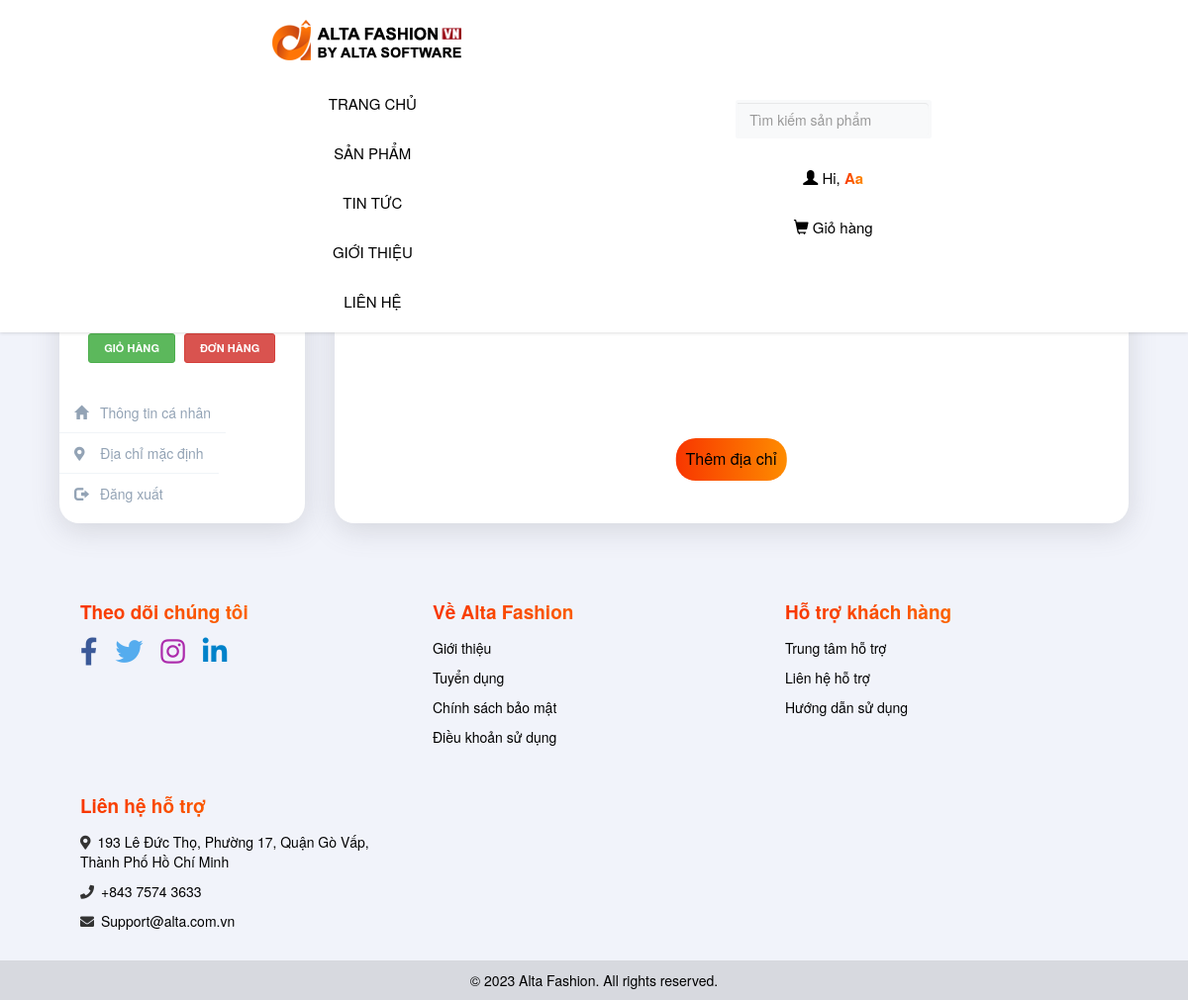
The app's page /index.php?thamso=profile&dieu_huong=dia_chi (signed in), older data.
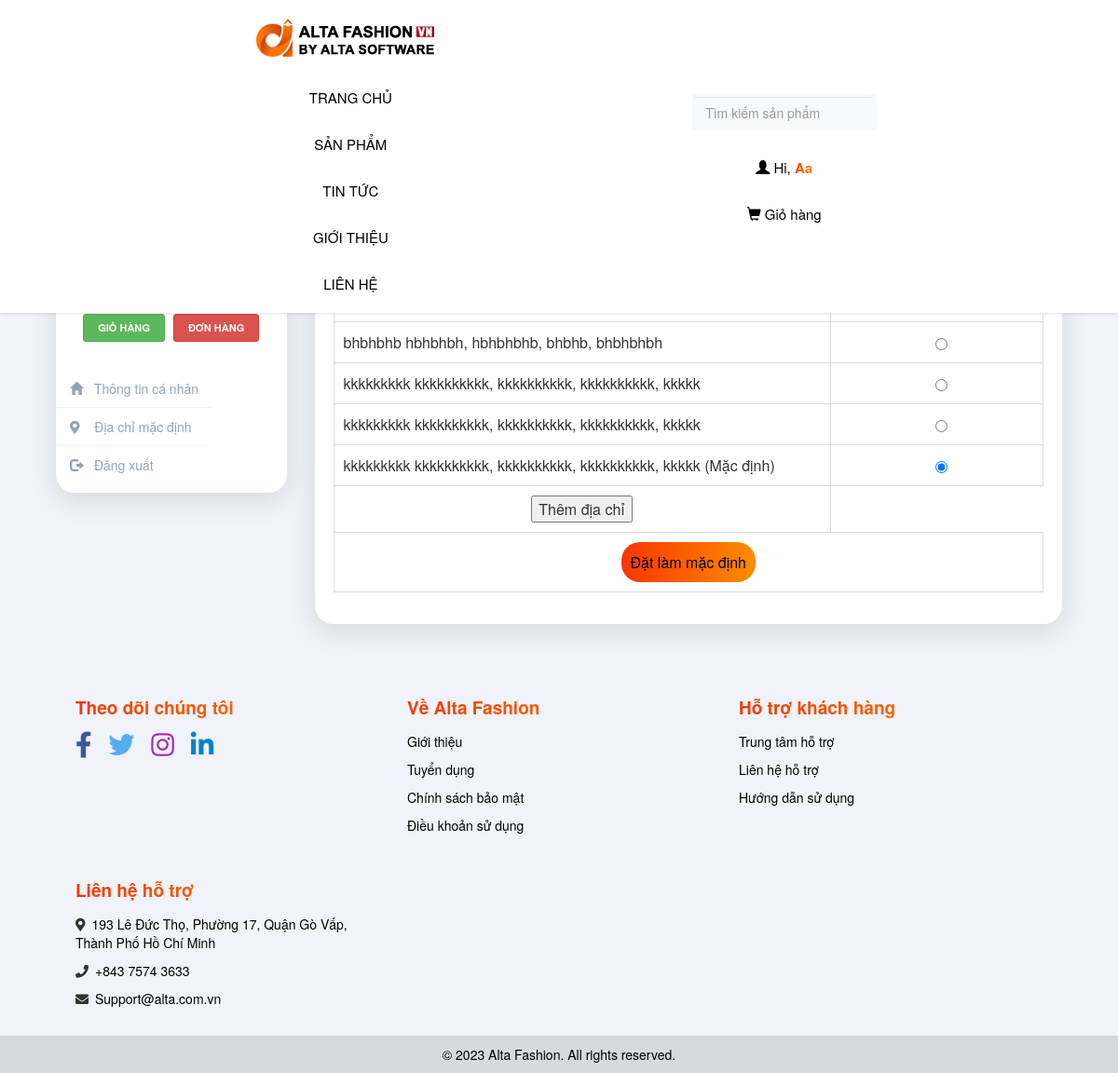
The same page, newer data.
### tables this page shows
CREATE TABLE `menu_ngang` (
  `id` int(11) NOT NULL,
  `ten` varchar(256) NOT NULL,
  `noi_dung` mediumtext NOT NULL,
  `loai_menu` varchar(256) NOT NULL
);

CREATE TABLE `footer` (
  `id` int(11) NOT NULL,
  `html` mediumtext NOT NULL
);

CREATE TABLE `dia_chi` (
  `id` int(11) NOT NULL,
  `tinh` varchar(256) NOT NULL,
  `huyen` varchar(256) NOT NULL,
  `xa` varchar(256) NOT NULL,
  `duong` varchar(256) NOT NULL,
  `so_nha` varchar(256) NOT NULL,
  `id_user` int(255) NOT NULL,
  `mac_dinh` varchar(256) NOT NULL
);

### chuc_nang/profile/dia_chi/dia_chi.php (the view, shortened to what this page needs)
<?php
    $id_user = $_SESSION['id_user'];
    $tv = "SELECT * FROM dia_chi WHERE id_user='$id_user' ORDER BY id";
    $tv_1 = mysqli_query($conn, $tv);
    $row_count = mysqli_num_rows($tv_1);
?>
<?php if($row_count > 0): ?>
    <form action="" method="post">
        <table>
            <tr class="tr_title">
                <td style="width:70%">
                    <b>Địa chỉ</b>
                </td>
                <td style="text-align:center;">
                    <b>Mặc định</b>
                </td>
            </tr>
            <?php while($tv_2=mysqli_fetch_array($tv_1)):
    $tinh=$tv_2['tinh'];
    $huyen=$tv_2['huyen'];
    $xa=$tv_2['xa'];
    $duong=$tv_2['duong'];
    $so_nha=$tv_2['so_nha'];
    $mac_dinh=$tv_2['mac_dinh'];
?>
<tr>
    <td width="70%"><?php echo $so_nha.' '.$duong.', '.$xa.', '.$huyen.', '.$tinh.' ' ?>
        <?php
            if($mac_dinh=="co")
            {
                echo'(Mặc định)';
            }
        ?>
    </td>
    <td style="text-align:center;">
    <input type="radio" name="dia_chi_id" value="<?php echo $tv_2['id']; ?>" <?php if($mac_dinh == "co"){echo 'checked';}?>>
    </td>
</tr>
<?php endwhile; ?>
            <tr>
                <td style="text-align:center">
                <input type="button" value="Thêm địa chỉ" onclick="location.href='?thamso=profile&dieu_huong=them_dia_chi'">
                </td>
            </tr>
            <tr>
                <td colspan=2 style="text-align:center">
                    <input type="submit" name="dat_mac_dinh_dia_chi" value="Đặt làm mặc định">
                </td>
            </tr>
        </table>
    </form>
<?php else: ?>
    <p>Không có địa chỉ</p>
    <button class="add" onclick="location.href='?thamso=profile&dieu_huong=them_dia_chi'" >Thêm địa chỉ</button>
<?php endif; ?>

### index.php (shortened to what this page needs)
<?php
    include("ket_noi.php");
?>
<html>
	<head>
		<link rel="stylesheet" type="text/css" href="giao_dien/giao_dien.css">
		<link rel="stylesheet" type="text/css" href="css/bootstrap.min.css">
		<link rel="stylesheet" href="https://cdnjs.cloudflare.com/ajax/libs/font-awesome/5.15.4/css/all.min.css" />
		<link rel="stylesheet" href="https://maxcdn.bootstrapcdn.com/bootstrap/3.4.1/css/bootstrap.min.css">
	</head>
	<body>
		<center>
		<div style="width:100%">
				<?php
					include("chuc_nang/menu_ngang/menu_ngang.php");
					?>
			</div>
			<?php
					echo'<div style="width:90%;margin-top:55px">';
					?>
					<?php
						include("chuc_nang/dieu_huong.php");
					?>
				<div style="width:100%">
					<?php
						include("chuc_nang/footer/footer.php");
					?>
			</div>
		</center>
	</body>
</html>

### chuc_nang/menu_ngang/menu_ngang.php (shortened to what this page needs)
<?php
    $tv="select id,ten,loai_menu from menu_ngang order by id";
    $tv_1=mysqli_query($conn,$tv);
    echo '<nav class="navbar navbar-fixed-top">
				<ul class="nav navbar-nav navbar-left">
					<li style="margin-right:1em"><a href="index.php" class="active"><img src="hinh_anh/logo/logo.png" class="logo"></a></li>
					<li><a href="index.php">TRANG CHỦ</a></li>';
					while($tv_2=mysqli_fetch_array($tv_1))
					{
						if($tv_2['loai_menu']==""){$link_menu="?thamso=xuat_mot_tin&id=".$tv_2['id'];}
						if($tv_2['loai_menu']=="tin_tuc"){$link_menu="?thamso=bai_viet";}
						if($tv_2['loai_menu']=="san_pham"){$link_menu="?thamso=xuat_san_pham_2";}
						echo "<li class='nav-item'><a href='$link_menu'>";
							echo $tv_2['ten'];
						echo "</a></li>";
					}
		echo '</ul>';
		echo'<ul class="nav navbar-nav navbar-right">
		<li style="margin-top:9px;">';
		include('chuc_nang/tim_kiem/vung_tim_kiem.php');
		echo '</li>
					<li>';
						if(isset($_SESSION['xac_dinh_dang_nhap']))
							{
								echo '<a href="?thamso=profile"><span class="glyphicon glyphicon-user"></span>';
								echo ' Hi, <span style="background: #fe8c00;
								background: -webkit-linear-gradient(to right, #f83600, #fe8c00);
								background: linear-gradient(to right, #f83600, #fe8c00);
								-webkit-background-clip: text  !important;
								-webkit-text-fill-color: transparent !important;font-weight:bold;">'.ucfirst($_SESSION['ky_danh']).'</span>';
								echo '</a>';
							}
							else
							{
								echo '<a href="?thamso=dang_nhap"><span class="glyphicon glyphicon-user"></span>';
								echo ' Đăng nhập';
								echo '</a>';
							}
					echo '</li>
					<li>';
							if(isset($_SESSION['xac_dinh_dang_nhap']))
							{
								echo '<a href="?thamso=profile&dieu_huong=gio_hang">';
								echo '<span class="glyphicon glyphicon-shopping-cart"></span>';
								echo ' Giỏ hàng</a>';
							}
							else
							{
								echo '<a href="?thamso=gio_hang">';
								echo '<span class="glyphicon glyphicon-shopping-cart"></span>';
								echo ' Giỏ hàng</a>';
							}
					echo '</a></li>
			</ul>
    </nav>';
?>

### chuc_nang/tim_kiem/vung_tim_kiem.php (shortened to what this page needs)
<form>
<div class="p-1 bg-light rounded rounded-pill shadow-sm mb-4">
            <div class="input-group">
              <input type="search"name="tu_khoa" placeholder="Tìm kiếm sản phẩm" aria-describedby="button-addon1" class="form-control border-0 bg-light">
            </div>
</div>
</form>

### chuc_nang/dieu_huong.php (shortened to what this page needs)
<?php
	if(isset($_GET['thamso']))
	{$tham_so=$_GET['thamso'];
		if($tham_so=='profile'||$tham_so=='bai_viet')
		{
			echo '<div style="margin-top:95px;">';
		}
		elseif($tham_so=='xuat_bai_viet')
		{
			echo '<div style="margin-top:76px;">';
		}
		else
		{
			echo '<div style="margin-top:95px;">';
			echo '<div class="khung">';
		}
	}
	else{$tham_so="";
	}
	switch($tham_so)
	{
		case "profile":
			if(!isset($_SESSION['xac_dinh_dang_nhap']))
			{header('location:index.php'); }
			else
			{include("chuc_nang/profile/profile.php");}
		break;
	}
	echo '</div>';
?>
</div>

### chuc_nang/profile/profile.php (shortened to what this page needs)
<div class="row profile">
		<div class="col-md-3">
			<div class="profile-sidebar">
				<div class="profile-userpic">
					<a href="?thamso=profile&dieu_huong=thong_tin">
					</a>
				</div>
				<div class="profile-usertitle">
					<div class="profile-usertitle-name">
					</div>
					<div class="profile-usertitle-job">
					</div>
				</div>
				<div class="profile-userbuttons">
					<button type="button" onclick="location.href='?thamso=profile&dieu_huong=gio_hang'" class="btn btn-success btn-sm">Giỏ Hàng</button>
					<button type="button" onclick="location.href='?thamso=profile&dieu_huong=don_hang'" class="btn btn-danger btn-sm">Đơn Hàng</button>
				</div>
				<div class="profile-usermenu">
					<ul class="nav">
						<li>
							<a href="?thamso=profile&dieu_huong=thong_tin">
							<i class="glyphicon glyphicon-home"></i>
							Thông tin cá nhân </a>
						</li>
						<li>
							<a href="?thamso=profile&dieu_huong=dia_chi">
							<i class="fas fa-map-marker-alt"></i>
							&nbsp;Địa chỉ mặc định </a>
						</li>
						<li>
							<a href="?thamso=dang_xuat">
							<i class="glyphicon glyphicon-log-out"></i>
              Đăng xuất </a>
						</li>
					</ul>
				</div>
			</div>
		</div>
		<div class="col-md-9">
            <div class="profile-content">
				<?php include('chuc_nang/dieu_huong_profile.php'); ?>
            </div>
		</div>
	</div>

### chuc_nang/dieu_huong_profile.php (shortened to what this page needs)
<?php
	if(isset($_GET['dieu_huong']))
	{
        $dieu_huong=$_GET['dieu_huong'];
        switch($dieu_huong)
	    {
            case "dia_chi":
                echo '<h2 class="title_admin">ĐỊA CHỈ MẶC ĐỊNH</h2>';
                include('chuc_nang/profile/dia_chi/dia_chi.php');
            break;
        }
    }
    else
    {
        echo '<h2 class="title_admin">THÔNG TIN CÁ NHÂN</h2>';
        include('chuc_nang/profile/tai_khoan/sua_thong_tin.php');
    }
?>

### chuc_nang/footer/footer.php (shortened to what this page needs)
<div class="footer-container">
  <div class="footer-top">
    <div class="container">
      <div class="row">
      <div class="col-md-4 col-sm-6 col-xs-12 footer-col">
          <div class="footer-col-inner">
            <h3>Theo dõi chúng tôi</h3>
            <ul>
              <li class="social"><a href="#"><i class="fab fa-facebook-f fa-2x" style="color: #3b5998;"></i></a>
              <a href="#">&emsp;<i class="fab fa-twitter fa-2x" style="color: #55acee;"></i></a>
              <a href="#">&emsp;<i class="fab fa-instagram fa-2x" style="color: #ac2bac;"></i></a>
              <a href="#">&emsp;<i class="fab fa-linkedin-in fa-2x" style="color: #0082ca;"></i></a></li>
            </ul>
          </div>
        </div>
        <div class="col-md-4 col-sm-6 col-xs-12 footer-col">
          <div class="footer-col-inner">
            <h3>Về Alta Fashion</h3>
            <ul>
              <li><a href="#">Giới thiệu</a></li>
              <li><a href="#">Tuyển dụng</a></li>
              <li><a href="#">Chính sách bảo mật</a></li>
              <li><a href="#">Điều khoản sử dụng</a></li>
            </ul>
          </div>
        </div>
        <div class="col-md-4 col-sm-6 col-xs-12 footer-col">
          <div class="footer-col-inner">
            <h3>Hỗ trợ khách hàng</h3>
            <ul>
              <li><a href="#">Trung tâm hỗ trợ</a></li>
              <li><a href="#">Liên hệ hỗ trợ</a></li>
              <li><a href="#">Hướng dẫn sử dụng</a></li>
            </ul>
          </div>
        </div>
        <div class="col-md-4 col-sm-6 col-xs-12 footer-col">
          <div class="footer-col-inner">
            <h3>Liên hệ hỗ trợ</h3>
            <ul>
              <li><i class="fas fa-map-marker-alt"></i><a href="#">&ensp;193 Lê Đức Thọ, Phường 17, Quận Gò Vấp, Thành Phố Hồ Chí Minh</a></li>
              <li><i class="fas fa-phone me-3"></i><a href="#">&ensp;+843 7574 3633</a></li>
              <li><i class="fas fa-envelope me-3"></i><a href="#">&ensp;Support@alta.com.vn</a></li>
            </ul>
          </div>
        </div>
      </div>
    </div>
  </div>
  <div class="footer-bottom">
    <div class="container">
      <div class="row">
        <div class="col-md-12">
          <p><?php
              $tv="select * from footer";
              $tv_1=mysqli_query($conn,$tv);
              $tv_2=mysqli_fetch_array($tv_1);
              echo $tv_2['html'];
          ?></p>
        </div>
      </div>
    </div>
  </div>
</div>

### giao_dien/giao_dien.css (style rules this page uses)
a { text-decoration: none; }
.navbar { background-color: #fff !important; color: black !important; border: none; box-shadow: 0 0 4px 0 rgba(0, 0, 0, 0.2); }
.navbar a { color: black !important; font-size:15px; }
.navbar-nav.navbar-left { display: flex; align-items: center; justify-content: center; margin: 0; padding: 0; }
.navbar-nav.navbar-right { margin-top: 12px; margin-right:5px; }
.footer-container { padding: 40px 0 0 0; }
.footer-top { margin: 0 auto; }
.footer-col { margin-bottom: 20px; }
.footer-col-inner h3 { background: #fe8c00; background: -webkit-linear-gradient(to right, #f83600, #fe8c00); background: linear-gradient(to right, #f83600, #fe8c00); -webkit-background-clip: text; -webkit-text-fill-color: transparent; font-size: 19px; font-weight: bold; margin-bottom: 15px; text-align: left; }
.footer-col-inner ul { list-style: none; padding: 0; margin: 0; }
.footer-col-inner ul li { margin-bottom: 10px; text-align: left; }
.footer-col-inner ul li a { color: #000; font-size: 14px; text-decoration:none; }
.footer-bottom { background-color: rgba(80, 80, 80, 0.162); color: #000; padding: 10px 0; }
.footer-bottom p { font-size: 14px; margin: 0; text-align: center; }
.profile { margin: 20px 0; }
.profile-sidebar { border-radius: 20px; box-shadow: rgba(100, 100, 111, 0.2) 0px 7px 29px 0px; padding: 20px 0 10px 0; background: #fff; }
.profile-usertitle { text-align: center; margin-top: 20px; }
.profile-usertitle-name { color: #5a7391; font-size: 16px; font-weight: 600; margin-bottom: 7px; }
.profile-usertitle-job { text-transform: uppercase; color: #5b9bd1; font-size: 12px; font-weight: 600; margin-bottom: 15px; }
.profile-userbuttons { text-align: center; margin-top: 10px; }
.profile-userbuttons .btn { text-transform: uppercase; font-size: 11px; font-weight: 600; padding: 6px 15px; margin-right: 5px; }
.profile-userbuttons .btn:last-child { margin-right: 0px; }
.profile-usermenu { text-align: left; margin-top: 30px; }
.profile-usermenu ul li { border-bottom: 1px solid #f0f4f7; }
.profile-usermenu ul li:last-child { border-bottom: none; }
.profile-usermenu ul li a { color: #93a3b5; font-size: 14px; font-weight: 400; }
.profile-usermenu ul li a i { margin-right: 8px; font-size: 14px; }
.profile-content { border-radius: 20px; box-shadow: rgba(100, 100, 111, 0.2) 0px 7px 29px 0px; padding: 20px; background: #fff; }
table { border-collapse: collapse; width: 100%; }
table td { border: 1px solid #ddd; padding: 10px; }
table td:first-child { width: 25%; }
table td:nth-child(2) { padding-left: 20px; }
.tr_title { background-color: #eeeeee; height:40px; font-weight: bold; border: solid 1px black; }
h2.title_admin { background: #fe8c00; background: -webkit-linear-gradient(to right, #f83600, #fe8c00); background: linear-gradient(to right, #f83600, #fe8c00); -webkit-background-clip: text !important; -webkit-text-fill-color: transparent !important; font-weight: bold; font-size: 22px; }
input[type="submit"] { background: #fe8c00; background: -webkit-linear-gradient(to right, #f83600, #fe8c00); background: linear-gradient(to right, #f83600, #fe8c00); color: #000; border: none; font-size: 16px; padding: 10px; text-align: center; border-radius: 20px; min-width: 6em; }
button.add { background: #fe8c00; background: -webkit-linear-gradient(to right, #f83600, #fe8c00); background: linear-gradient(to right, #f83600, #fe8c00); color: #000; border: none; font-size: 16px; padding: 10px; border-radius: 20px; min-width: 6em; position:absolute; bottom:10%; left:50%; transform:translateX(-50%); }

### chuc_nang/profile/profile.php (style rules this page uses)
body { background: #F1F3FA; }

### chuc_nang/footer/footer.php (style rules this page uses)
.footer-col { width: 25%; }
.container { width:89% }

Row changes from the older to the newer data that the page shows:
added dia_chi: so_nha "bhbhbhb", duong "hbhbhbh", xa "hbhbhbhb", huyen "bhbhb", tinh "bhbhbhbh"
added dia_chi: so_nha "kkkkkkkkk", duong "kkkkkkkkkk", xa "kkkkkkkkkk", huyen "kkkkkkkkkk", tinh "kkkkk"
added dia_chi: so_nha "kkkkkkkkk", duong "kkkkkkkkkk", xa "kkkkkkkkkk", huyen "kkkkkkkkkk", tinh "kkkkk"
added dia_chi: so_nha "kkkkkkkkk", duong "kkkkkkkkkk", xa "kkkkkkkkkk", huyen "kkkkkkkkkk", tinh "kkkkk", shows "(Mặc định)", mac_dinh "☑"
Text that changed along with them:
form field value: (not shown) → "Thêm địa chỉ"
form field dat_mac_dinh_dia_chi: (not shown) → "Đặt làm mặc định"
text no longer shown: "Thêm địa chỉ"
